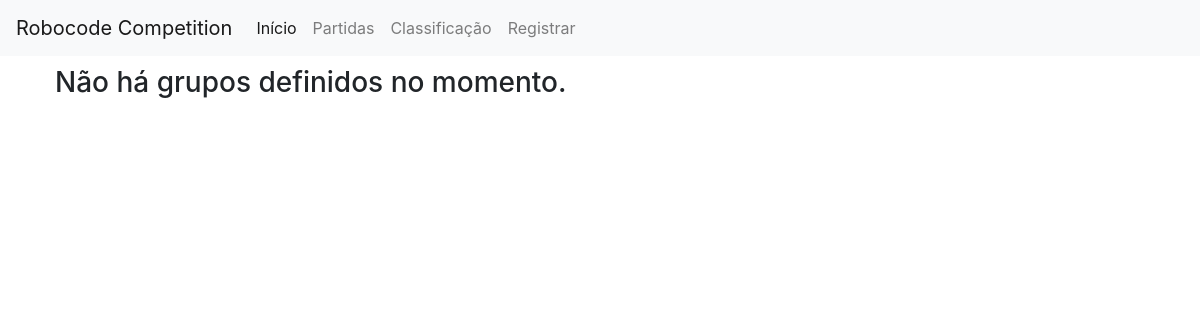
Before: /classificacao/ with the older database file.
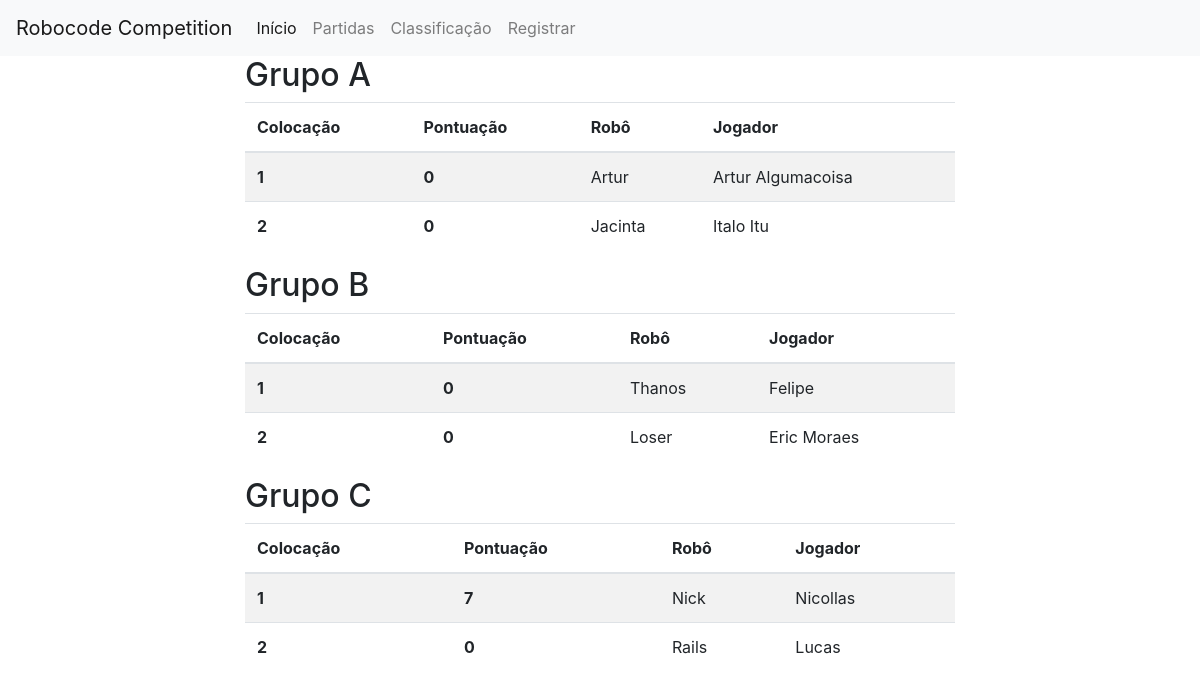
After: the same page with the newer database file.
### hotsite/models.py (models this page shows, shortened)
class Group(models.Model):
    name = models.CharField(max_length=50, verbose_name='Nome')
    class Meta:
        verbose_name = 'Grupo'
        verbose_name_plural = 'Grupos'
    def __str__(self):
        return self.name

class Player(models.Model):
    class Meta:
        ordering = ['-score']
        verbose_name = 'Jogador'
        verbose_name_plural = 'Jogadores'
    STATE_CHOICES = ((True, 'Sim'), (False, 'Não'),)
    group = models.ForeignKey(Group, on_delete=models.CASCADE, verbose_name='Grupo', null=True, blank=True)
    name = models.CharField(max_length=50, verbose_name='Nome')
    email = models.EmailField(unique=True)
    robot_name = models.CharField(max_length=50, unique=True, verbose_name='Nome do robô')
    contributor = models.BooleanField(default=True, verbose_name='Desejo contribuir com o valor de R$ 5,00', choices=STATE_CHOICES)
    score = models.IntegerField(default=0, verbose_name='Pontuação')

### hotsite/views.py (the view)
# urls.py: path('classificacao/', views.ListGroupView.as_view(), name='classification-list'),
class ListGroupView(ListView):
    template_name = 'hotsite/classification.html'
    def get_queryset(self):
        return Group.objects.all()

### hotsite/templates/hotsite/classification.html (shortened to what this page needs)
{% extends "base.html" %}
{% load static %}
{% block content %}
  {% for group in object_list %}
    {% if group.player_set.all %}
      <div class="col-md-8 offset-md-2">
        <h2>{{ group }}</h2>
        <table class="table table-striped">
          <thead>
            <tr>
              <th scope="col">Colocação</th>
              <th scope="col">Pontuação</th>
              <th scope="col">Robô</th>
              <th scope="col">Jogador</th>
            </tr>
            </thead>
            <tbody>
              {% for player in group.player_set.all %}
                <tr>
                  <th scope="row">{{ forloop.counter }}</th>
                  <th>{{ player.score }}</th>
                  <td>{{ player.robot_name }}</td>
                  <td>{{ player.name }}</td>
                </tr>
              {% endfor %}
            </tbody>
          </table>
        </div>
      {% endif %}
      {% empty %}
        <h3 class="margin-all-tiny">Não há grupos definidos no momento.</h3>
    {% endfor %}
{% endblock %}

Changed rows visible on the page:
added Group: name "Grupo A"
now on this page (row edited): Player: score "0", robot_name "Artur", name "Artur Algumacoisa", shown under "Grupo A"
now on this page (row edited): Player: score "0", robot_name "Jacinta", name "Italo Itu", shown under "Grupo A"
added Group: name "Grupo B"
now on this page (row edited): Player: score "0", robot_name "Thanos", name "Felipe", shown under "Grupo B"
now on this page (row edited): Player: score "0", robot_name "Loser", name "Eric Moraes", shown under "Grupo B"
added Group: name "Grupo C"
added Player: score "7", robot_name "Nick", name "Nicollas", shown under "Grupo C"
added Player: score "0", robot_name "Rails", name "Lucas", shown under "Grupo C"
Other visible differences:
text no longer shown: "Não há grupos definidos no momento."
